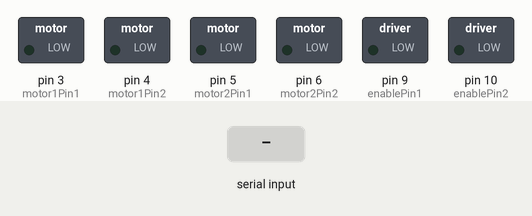
A sketch run on a simulated Arduino Uno, built with avr-gcc and run on an emulated ATmega328P. Shown: switched loads named in the sketch (green lamp = pin HIGH). The test bench sets the inputs (shaded band).

Above: at 1.2 s.
1.3 s: "F" received over Serial
At 2.5 s:
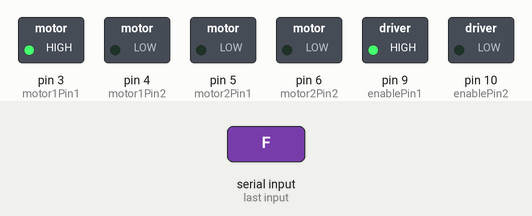
2.8 s: "B" received over Serial
At 3.8 s:
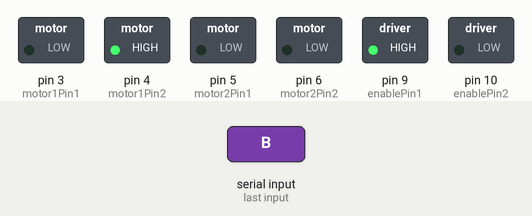
4.3 s: "L" received over Serial
At 4.9 s:
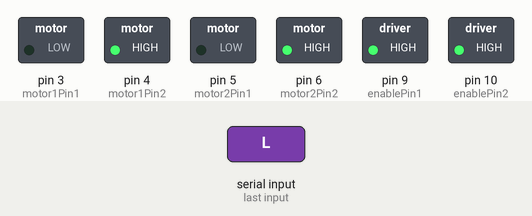
5.8 s: "R" received over Serial
At 6.1 s:
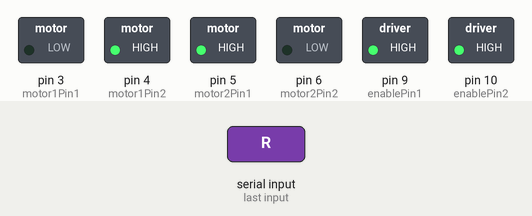
7.3 s: "F" received over Serial
At 8.4 s:
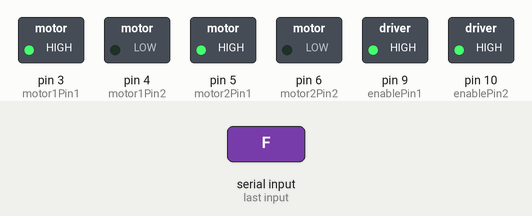
8.8 s: "S" received over Serial
At 9.6 s:
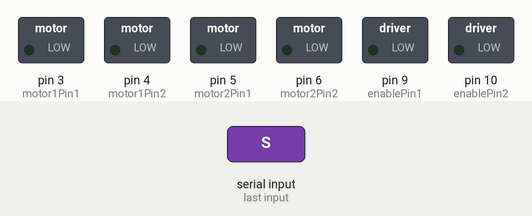
Timing chart, 0 to 11.3 s (numbered marks = the images above; inputs shaded):
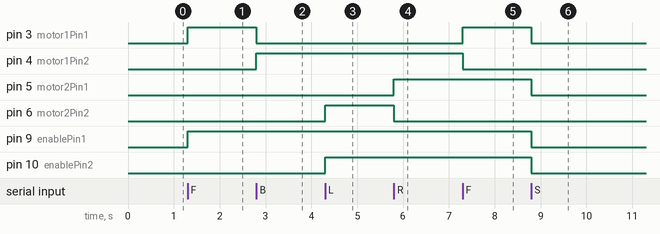

The sketch:

yesist_gripper_motor.ino
```cpp
#define motor1Pin1 3  // IN1 for Motor 1
#define motor1Pin2 4  // IN2 for Motor 1
#define motor2Pin1 5  // IN3 for Motor 2
#define motor2Pin2 6  // IN4 for Motor 2
#define enablePin1 9  // ENA for Motor 1 (PWM)
#define enablePin2 10 // ENB for Motor 2 (PWM)

#define bluetoothTx 0 // Arduino TX connected to Bluetooth RX
#define bluetoothRx 1 // Arduino RX connected to Bluetooth TX

char command;
int speedValue = 255; // Default speed (max: 255)

void setup() {
  pinMode(motor1Pin1, OUTPUT);
  pinMode(motor1Pin2, OUTPUT);
  pinMode(motor2Pin1, OUTPUT);
  pinMode(motor2Pin2, OUTPUT);
  pinMode(enablePin1, OUTPUT);
  pinMode(enablePin2, OUTPUT);

  // Initialize Bluetooth communication
  Serial.begin(9600); // Ensure Bluetooth module's baud rate matches
}

void loop() {
  if (Serial.available()) {
    command = Serial.read(); // Read the command from the app

    switch (command) {
      case 'F': // Forward for Motor 1
        analogWrite(enablePin1, speedValue);
        digitalWrite(motor1Pin1, HIGH);
        digitalWrite(motor1Pin2, LOW);
        break;

      case 'B': // Backward for Motor 1
        analogWrite(enablePin1, speedValue);
        digitalWrite(motor1Pin1, LOW);
        digitalWrite(motor1Pin2, HIGH);
        break;

      case 'L': // Backward for Motor 2
        analogWrite(enablePin2, speedValue);
        digitalWrite(motor2Pin1, LOW);
        digitalWrite(motor2Pin2, HIGH);
        break;

      case 'R': // Forward for Motor 2
        analogWrite(enablePin2, speedValue);
        digitalWrite(motor2Pin1, HIGH);
        digitalWrite(motor2Pin2, LOW);
        break;

      case 'S': // Stop both motors
        analogWrite(enablePin1, 0);
        analogWrite(enablePin2, 0);
        digitalWrite(motor1Pin1, LOW);
        digitalWrite(motor1Pin2, LOW);
        digitalWrite(motor2Pin1, LOW);
        digitalWrite(motor2Pin2, LOW);
        break;

      case '+': // Increase speed
        speedValue = min(speedValue + 25, 255);
        break;

      case '-': // Decrease speed
        speedValue = max(speedValue - 25, 0);
        break;

      default:
        // Stop motors if an unknown command is received
        analogWrite(enablePin1, 0);
        analogWrite(enablePin2, 0);
        digitalWrite(motor1Pin1, LOW);
        digitalWrite(motor1Pin2, LOW);
        digitalWrite(motor2Pin1, LOW);
        digitalWrite(motor2Pin2, LOW);
        break;
    }
  }
}
```

Measured:
- after the input at 1.3 s, pin 3 (motor1Pin1), pin 9 (enablePin1): LOW → HIGH at once
- after the input at 2.8 s, pin 3 (motor1Pin1): HIGH → LOW at once; pin 4 (motor1Pin2): LOW → HIGH at once
- after the input at 4.3 s, pin 6 (motor2Pin2), pin 10 (enablePin2): LOW → HIGH at once
- after the input at 5.8 s, pin 5 (motor2Pin1): LOW → HIGH at once; pin 6 (motor2Pin2): HIGH → LOW at once
- after the input at 7.3 s, pin 3 (motor1Pin1): LOW → HIGH at once; pin 4 (motor1Pin2): HIGH → LOW at once
- after the input at 8.8 s, pin 3 (motor1Pin1), pin 5 (motor2Pin1), pin 9 (enablePin1), pin 10 (enablePin2): HIGH → LOW at once
